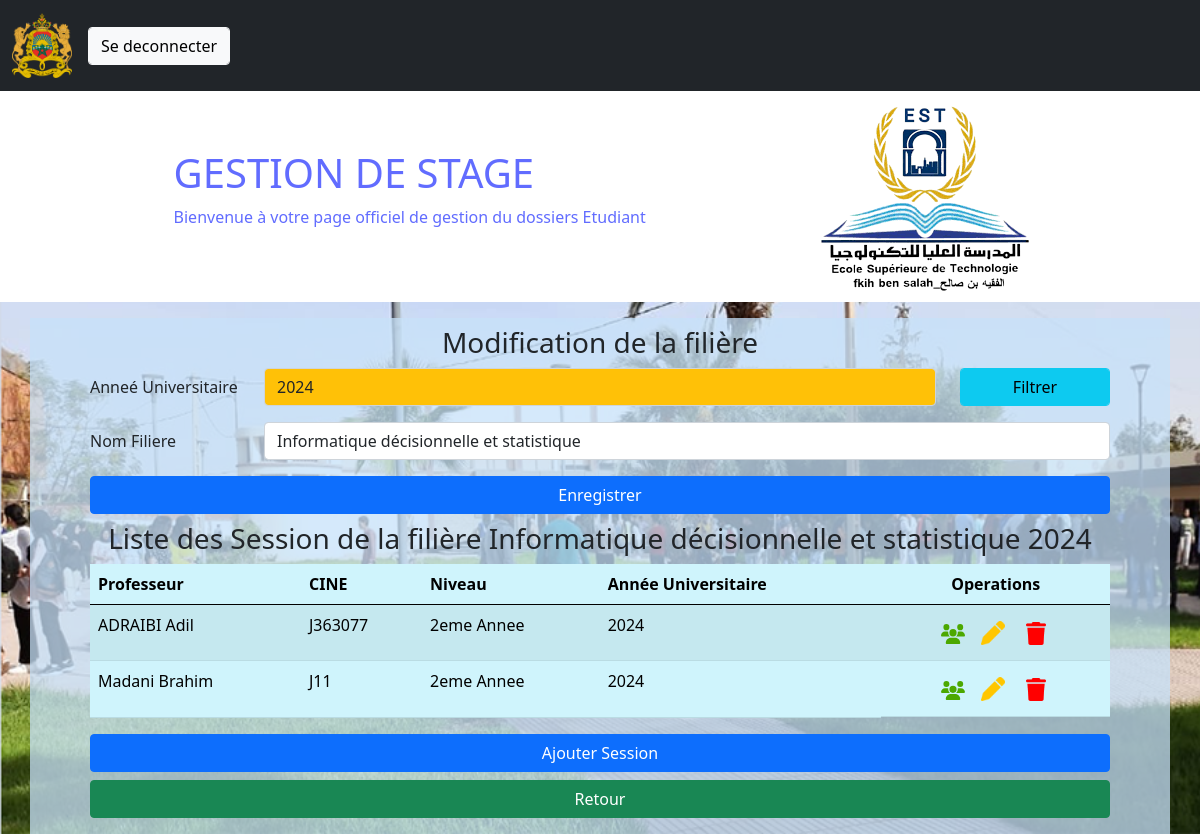
The page /updateFiliere/9 (signed in) on the database its author committed.
### manager/models.py (models this page shows, shortened)
class Filiere(models.Model):
    Nom_filiere = models.CharField(max_length=100, unique=True)

class Prof_Filiere(models.Model):
    NIVEAUX = (
        ("1ere Annee", "1ere Annee"),
        ("2eme Annee", "2eme Annee"),
        ('Licence Professionelle', 'Licence Professionelle'),
    )
    Niveau = models.CharField(max_length=50 , choices = NIVEAUX, null=False)
    prof = models.ForeignKey(Prof, on_delete=models.DO_NOTHING)
    filiere = models.ForeignKey(Filiere, on_delete=models.DO_NOTHING)
    Annee = models.DateField(auto_now=False, auto_now_add=False,  null=False)
    class Meta:
        unique_together = ('Niveau', 'filiere', 'prof', 'Annee')
        ordering = ['Annee', 'prof', 'Niveau']

class User(AbstractUser):
    class Role(models.TextChoices):
        ADMIN="ADMIN", 'ADMIN'
        PROF="PROF", 'PROF'
        ETUDIANT="ETUDIANT", 'ETUDIANT'
    SEX = (
        ("Male", "Male"),
        ('Female', 'Female'),
    )
    base_role=Role.ADMIN
    base_role1=Role.ETUDIANT
    role = models.CharField(max_length = 20, choices= Role)
    Sex =  models.CharField(max_length = 10, choices=SEX)
    adresse=models.TextField(max_length=150,null=True)
    tel=models.CharField(max_length=40,null=True)
    Napog=models.IntegerField(default=0,null=True)
    CNE=models.CharField(max_length=50,null=True)
    dateN= models.DateField(auto_now=False, auto_now_add=False, null=True)
    lieuxN = models.CharField(max_length=50,null=True)
    SPC = models.CharField(max_length = 50,null=True)

### manager/views.py (the view, shortened to what this page needs)
# urls.py: path('updateFiliere/<int:pk>', views.updateFiliere, name='updateFiliere'),
def updateFiliere(request, pk):
    if request.user.is_authenticated and request.user.role == 'ADMIN':
        filiere=Filiere.objects.get(pk=pk)
        annee=f'{datetime.date.today().year}-01-01'
        pfs=Prof_Filiere.objects.filter(filiere=filiere, Annee=annee)
        a=datetime.date.today().year
        return render(request, 'manager/updateFiliereAdmin.html', {'filiere':filiere, 'Sessions':pfs, 'Annee':a})
    else:
        return redirect('index')

### templates/manager/updateFiliereAdmin.html (shortened to what this page needs)
{% extends 'manager/base.html' %}
{% load static %}
{% block content %}
<div class="form container">
    <h3>Modification de la filière</h3>
    <form id="myForm" action="{% url 'updateFiliere' pk=filiere.pk %}" method="post">
      <div class="mb-3 row">
        <label for="Annee" class="col-sm-2 col-form-label">Anneé Universitaire</label>
        <div class="col-sm-8">
          <input type="number" class="form-control bg-warning" id="Annee" value="{{ Annee }}" name="Annee" />
        </div>
         <div  class="col-sm-2">
          <button class=" form-control btn btn-info" type="submit">Filtrer</button>
        </div>
      </div>
      </form>
    <form  action="{% url 'updateFiliere' pk=filiere.pk %}" method="POST">
    <div class="mb-3 row">
        <label for="nomFil" class="col-sm-2 col-form-label">Nom Filiere</label>
        <div class="col-sm-10">
          <input type="text" class="form-control" id="nomFil" name="nomFil" value="{{ filiere.Nom_filiere }}" />
        </div>
    </div>
    <div class="d-grid gap-2  my-2">
      <button class="btn btn-primary" type="submit">Enregistrer</button>
    </div>
    </form>
    {% if Sessions %}
    <h3>Liste des Session de la filière {{ filiere.Nom_filiere }}  {{ Annee }} </h3>
    <table class="table table-info table-striped">
        <thead>
          <tr>
            <th scope="col">Professeur</th>
            <th scope="col">CINE</th>
            <th scope="col">Niveau</th>
            <th scope="col">Année Universitaire</th>
            <th class="d-flex justify-content-center" scope="col">Operations</th>
          </tr>
        </thead>
        <tbody>
          {% for session in Sessions %}
          <tr>
            <td>{{ session.prof.last_name }} {{ session.prof.first_name }}</td>
            <td>{{ session.prof.username }}</td>
            <td>{{ session.Niveau }}</td>
            <td>{{ session.Annee.year }}</td>
            <td class="d-flex justify-content-center align-items-center">
              <a class="mx-2" href="{% url 'listEtudiants' session.Niveau filiere.Nom_filiere session.Annee.year session.prof.username  %}">
                <img src="{% static 'icons/users-solid.svg' %}" alt="Show" width="24">
              </a>
              <a class="mx-2" href="{% url 'updateSession' session.Niveau session.filiere.Nom_filiere session.Annee.year  session.prof.username %}">
                <img src="{% static 'icons/pen-solid.png' %}" alt="Show" width="24">
              </a>
              <form action="{% url 'deleteSession' session.id %}" method="post">
                <button class="btn btn-outline" type="submit" onclick="confirmDeletion(event, '{{ session.id }}')">
                  <img src="{% static 'icons/trash-solid.png' %}" alt="delete" width="20">
                </button>
              </form>
            </td>
          </tr>
          {% endfor %}
        </tbody>
      </table>
      {% else %}
      <h3>Pas de session pour la filière {{ filiere.Nom_filiere }}  {{ Annee }}</h3>
      {% endif %}
    <div class="d-grid gap-2 my-2">
        <a href="{% url 'newfiliereAdmin' filiere.pk %}" class="btn btn-primary">Ajouter Session</a>
    </div>
    <div class="d-grid gap-2 my-2">
      <a class="btn btn-success" href="{% url 'filiereAdmin' %}" >Retour</a>
  </div>
</div>
{% endblock content %}

### rows shown on the page
Filiere: nomFil "Informatique décisionnelle et statistique", Nom_filiere "Informatique décisionnelle et statistique"
Prof_Filiere: prof.last_name "ADRAIBI", prof.first_name "Adil", prof.username "J363077", Niveau "2eme Annee", Annee.year "2024"
Prof_Filiere: prof.last_name "Madani", prof.first_name "Brahim", prof.username "J11", Niveau "2eme Annee", Annee.year "2024"
